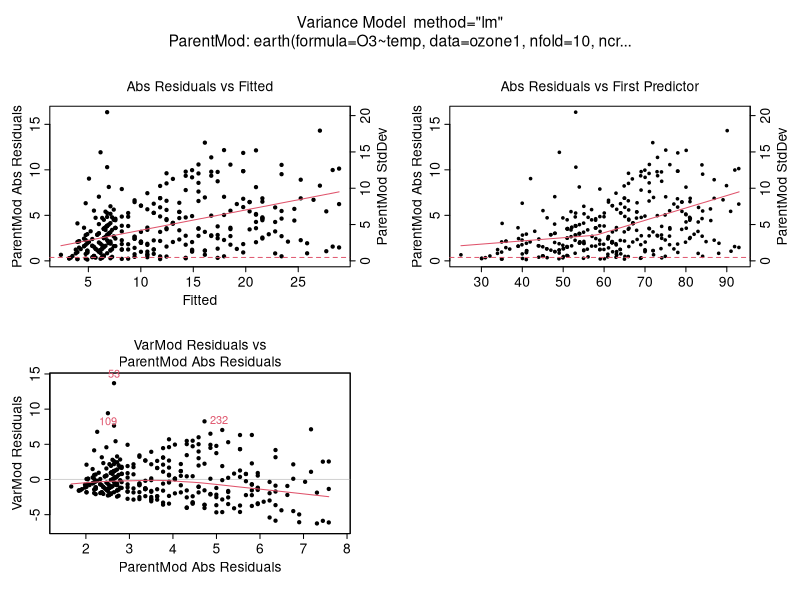

Write R code to recreate this figure.
library(earth)


### Name: plot.varmod
### Title: Plot a varmod object (created by calling earth with the varmod
###   argument)
### Aliases: plot.varmod

### ** Examples

data(ozone1)

set.seed(1) # optional, for cross validation reproducibility

# note: should really use ncross=30 below but for a quick demo we don't

earth.mod <- earth(O3~temp, data=ozone1, nfold=10, ncross=3, varmod.method="lm")

plot(earth.mod$varmod) # plot the embedded variance model (this calls plot.varmod)
